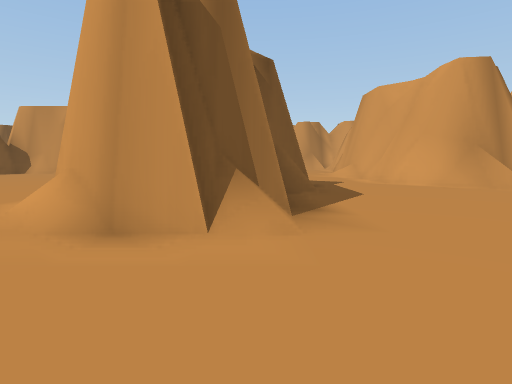
[1] (above)

24 first-person views from a walk through a 3-D level made in the Unity game engine. The camera is 1.5 m above the floor, tilts 6° down and sees 80° across. The floor is counted in squares, 2 m on a side. Each view is taken from the middle of a square. On the plan, view 1 faces up. The plan holds only what a view shows up to about 10 squares ahead; the rest is blank. The place goes on beyond the plan. Some surface patterns are stand-ins.

[2]
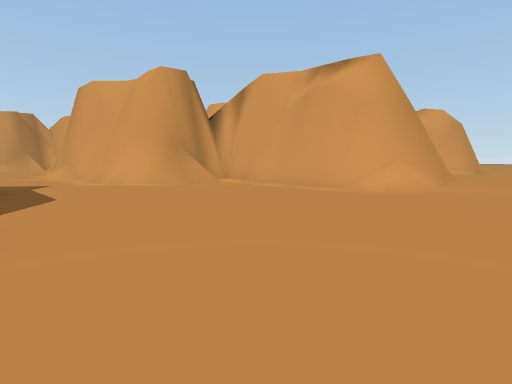

[3]
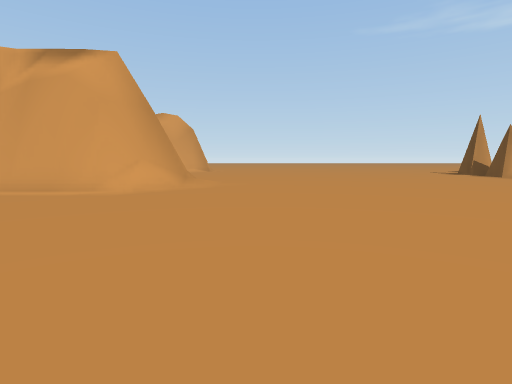

[4]
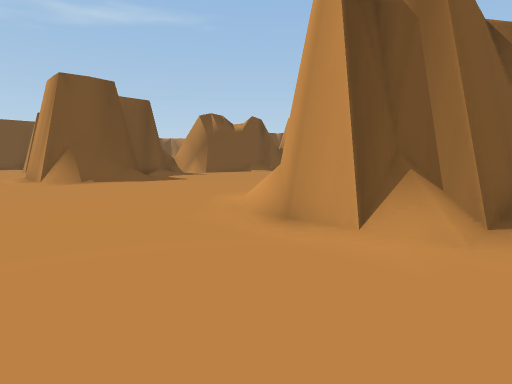

[5]
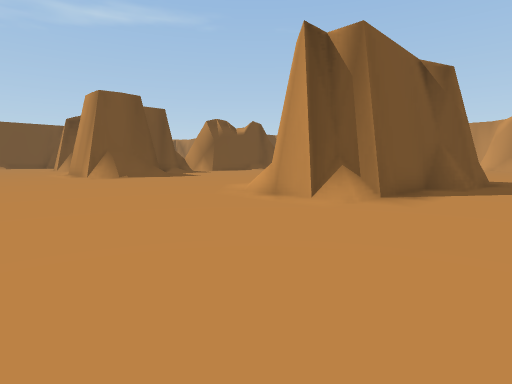

[6]
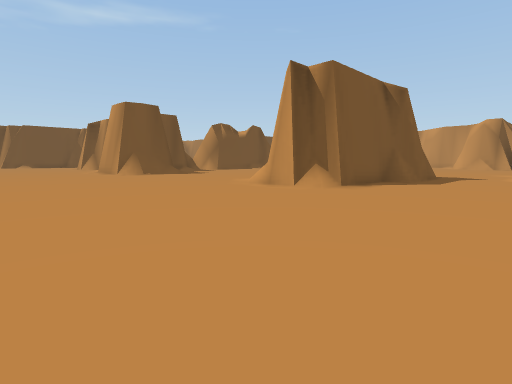

[7]
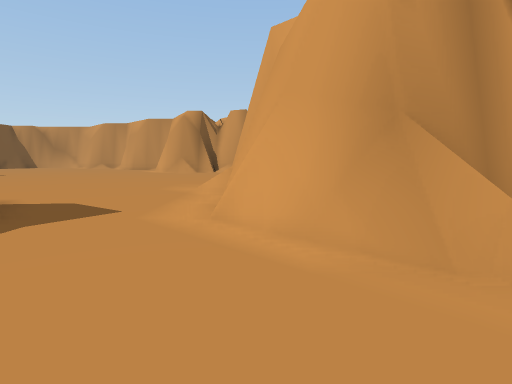

[8]
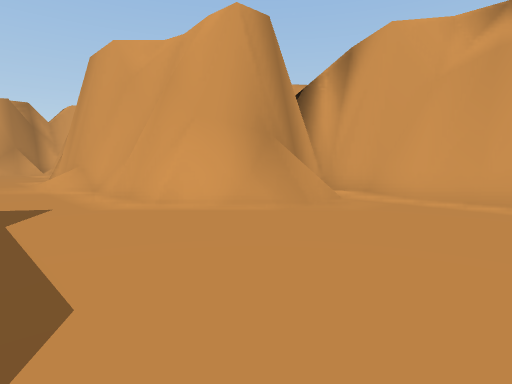

[9]
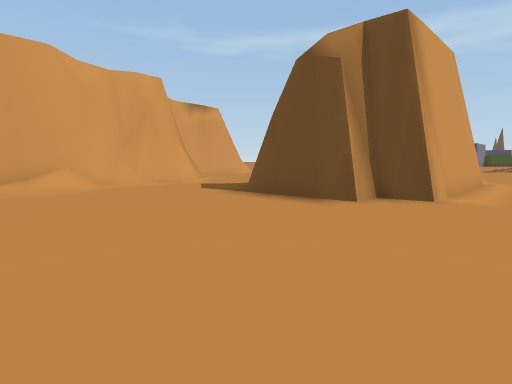

[10]
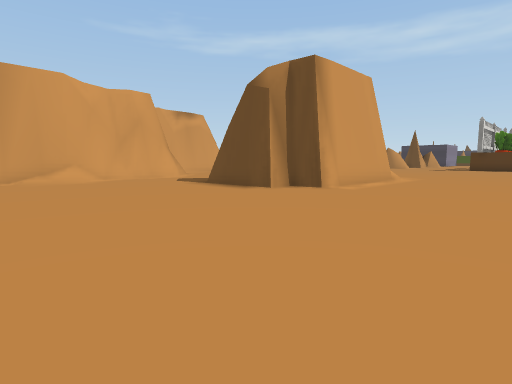

[11]
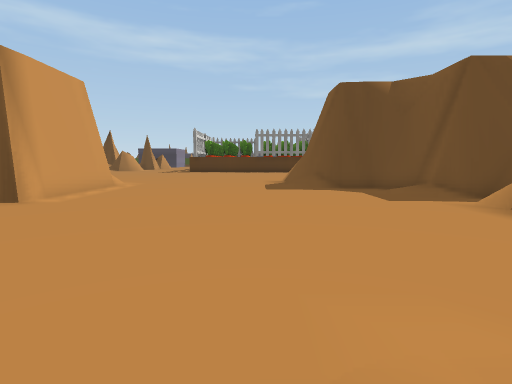

[12]
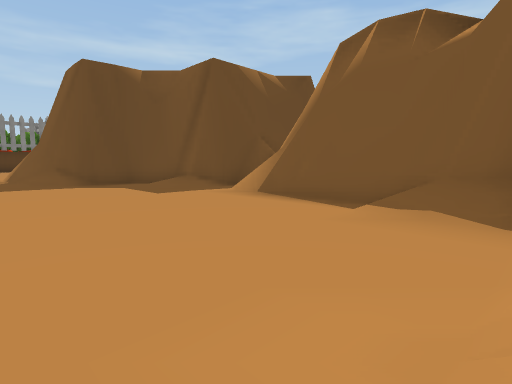

[13]
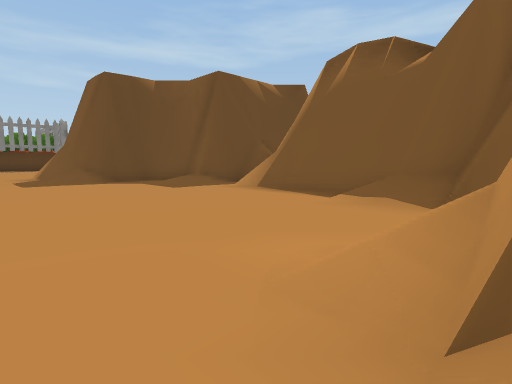

[14]
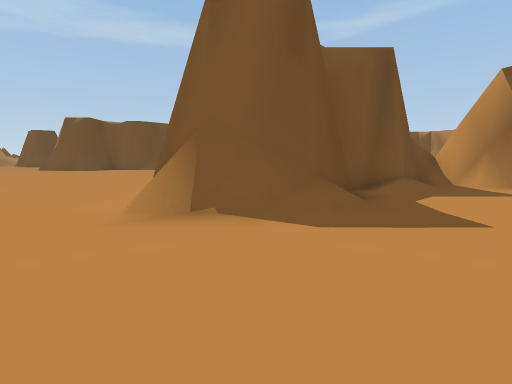

[15]
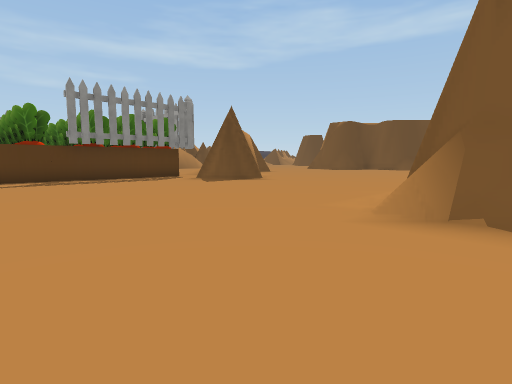

[16]
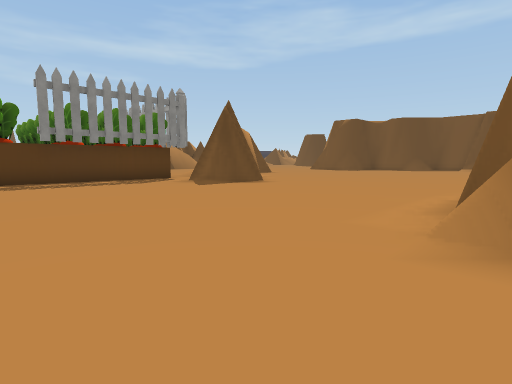

[17]
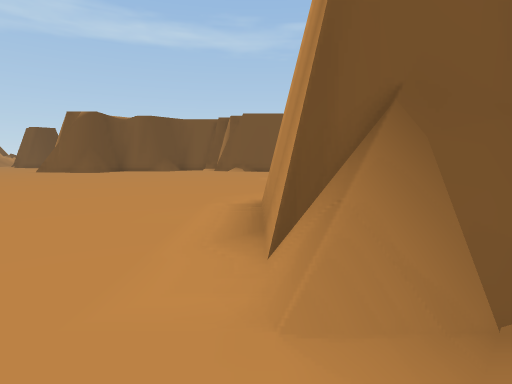

[18]
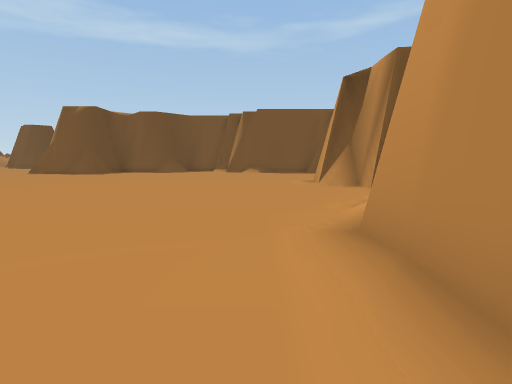

[19]
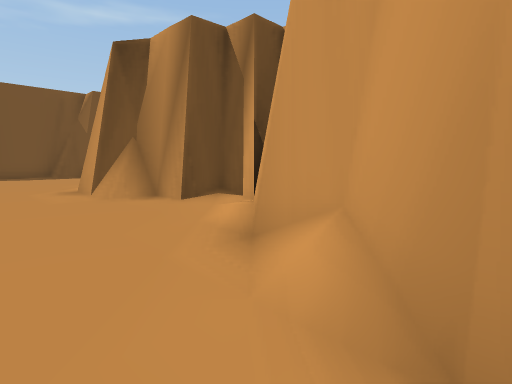

[20]
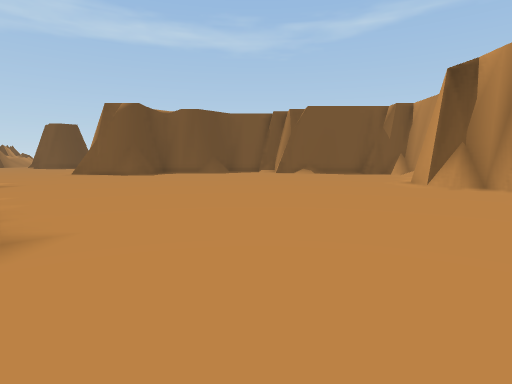

[21]
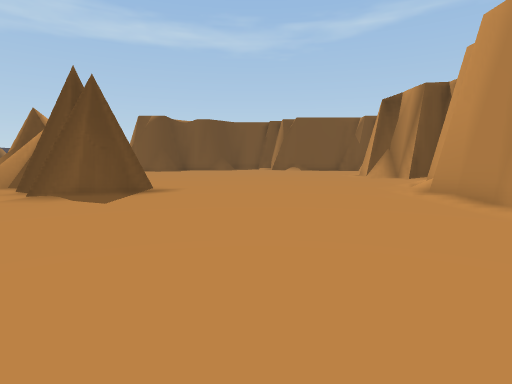

[22]
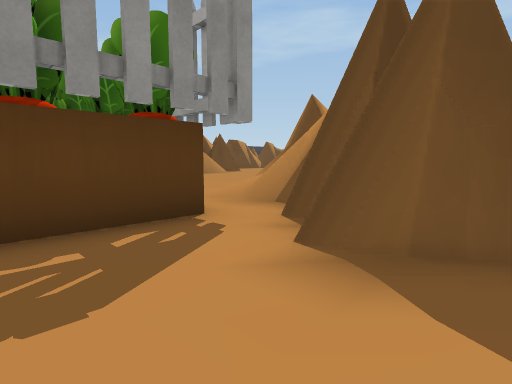

[23]
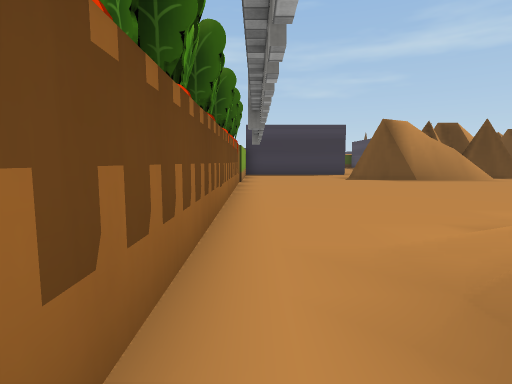

[24]
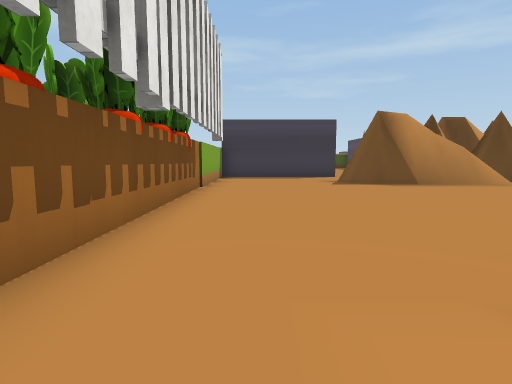

### Floor plan
Key: @ floor where view 1 was taken; # wall or solid block; . floor; / step, stairs or slope; = window, fence, low wall or low ledge.
Columns run from 22 left of view 1 to 11 right of it. Each row starts with its distance up from view 1.
 17             #/.......    ..#
 16        ##/../..............#
 15        ##................./#
 14        ##................./#
 13        ##................./#
 12        ##..................#
 11       ###...........###....#
 10       ##=..........#####...##
  9      ###...........#  ##.../####
  8        ##..........#  ##....///#
  7         #..........#  ##.......#
  6         ###/.......#  #........#
  5   ####    #/.......## #........#
  4  ##..##   ##......./###........#
  3 ##....###  #........///........###
  2 ........####...................//#
  1 ..................................
  0 ......................@...........
 -1 ..................................
 -2 ..................................
 -3 ..................................
 -4 ................     .............
 -5 .......##.......             .....
 -6 ...... ##/......              ....
 -7 .....  ##.......               ...
 -8 ....  ##........                ..
 -9 ...   ##.#######
-10 ..    /..#
-11     #=...#
-12     .....#
-13     .....#
-14    ......#
-15   .......#
-16  ........#
-17 .........#
-18 .........#
-19 .........
-20 ####.....

Positions as (right, up) in squares from view 1, and headings:
1: (0, 0), facing up
2: (1, 0), facing up-right
3: (1, 0), facing right
4: (1, 0), facing up-left
5: (3, -2), facing up-left
6: (5, -4), facing up-left
7: (5, 6), facing up
8: (2, 5), facing up-right
9: (-5, 16), facing down-right
10: (-8, 17), facing down-right
11: (-9, 17), facing down
12: (-9, 16), facing down-left
13: (-8, 17), facing down-left
14: (-6, 4), facing left
15: (-6, 4), facing down-left
16: (-7, 3), facing down-left
17: (-9, 2), facing left
18: (-11, 1), facing left
19: (-14, 1), facing up-left
20: (-12, -2), facing left
21: (-7, -2), facing left
22: (-11, -5), facing down-left
23: (-14, -8), facing down
24: (-15, -10), facing down
